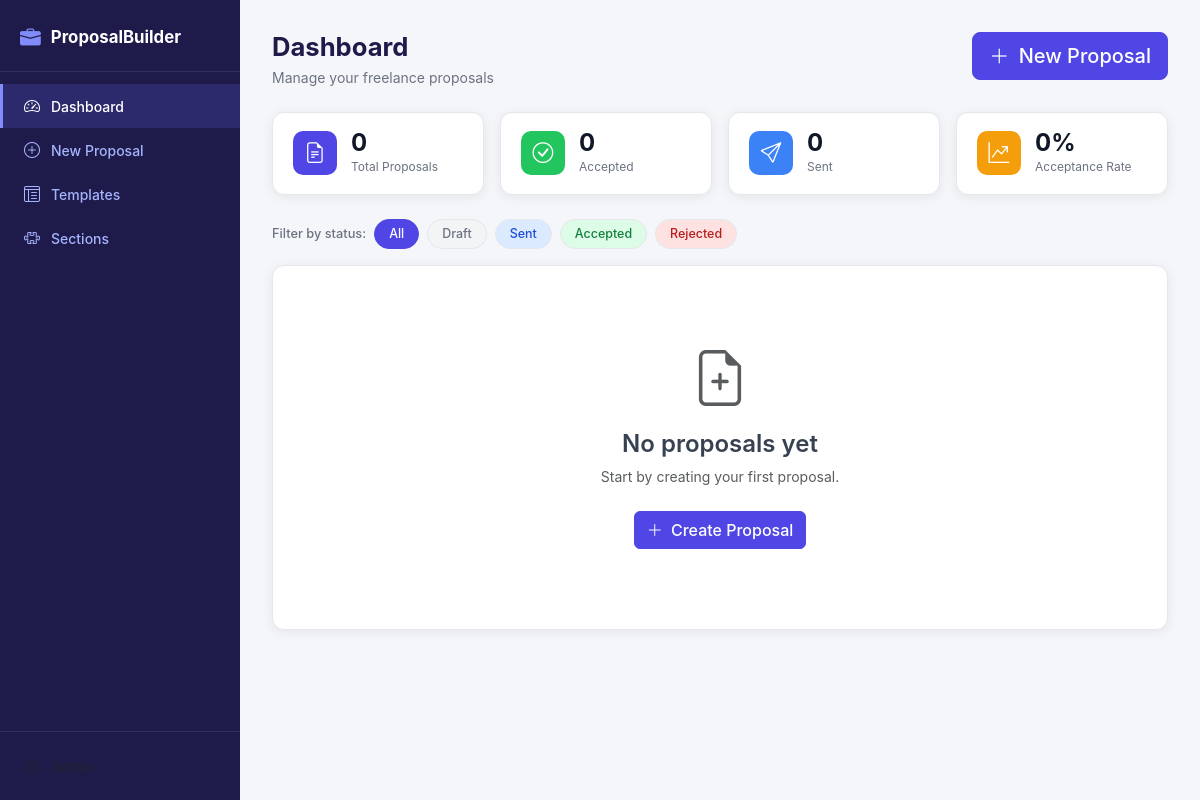
Before: / with the older database file.
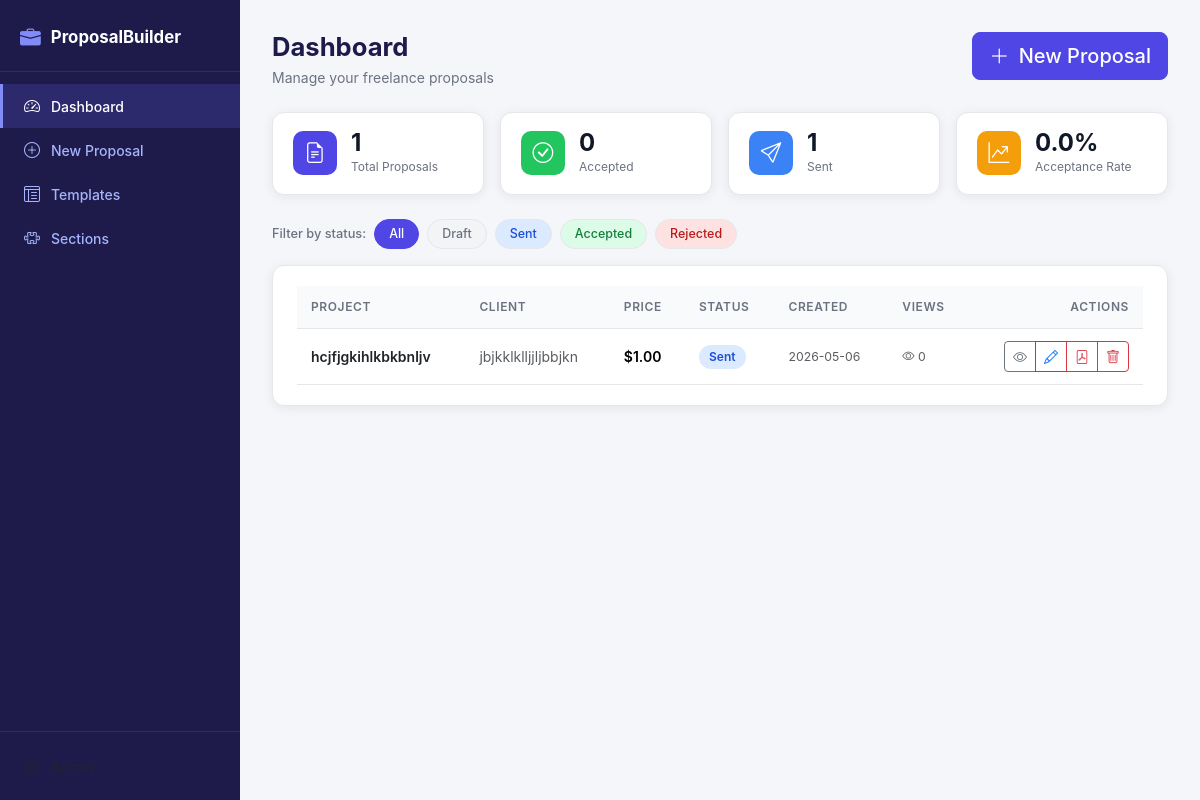
After: the same page with the newer database file.
### tables this page shows
CREATE TABLE proposals (
            id INTEGER PRIMARY KEY AUTOINCREMENT,
            client_name TEXT NOT NULL,
            project_title TEXT NOT NULL,
            description TEXT,
            price REAL,
            timeline TEXT,
            status TEXT DEFAULT 'Draft',
            content TEXT,
            views INTEGER DEFAULT 0,
            share_token TEXT UNIQUE,
            created_at DATETIME DEFAULT CURRENT_TIMESTAMP,
            updated_at DATETIME DEFAULT CURRENT_TIMESTAMP
        );

### routes/proposals.py (the view)
@proposals_bp.route('/')
def dashboard():
    status = request.args.get('status', '')
    proposals = models.get_all_proposals(status if status else None)
    stats = models.get_stats()
    return render_template('dashboard.html', proposals=proposals, stats=stats, current_status=status)

### models.py (called while the page is built)
def get_db():
    conn = sqlite3.connect(DB_PATH)
    conn.row_factory = sqlite3.Row
    conn.execute("PRAGMA foreign_keys = ON")
    return conn

def get_all_proposals(status=None):
    conn = get_db()
    if status:
        rows = conn.execute(
            'SELECT * FROM proposals WHERE status=? ORDER BY created_at DESC', (status,)
        ).fetchall()
    else:
        rows = conn.execute(
            'SELECT * FROM proposals ORDER BY created_at DESC'
        ).fetchall()
    conn.close()
    return [dict(r) for r in rows]

def get_stats():
    conn = get_db()
    total = conn.execute('SELECT COUNT(*) FROM proposals').fetchone()[0]
    accepted = conn.execute("SELECT COUNT(*) FROM proposals WHERE status='Accepted'").fetchone()[0]
    sent = conn.execute("SELECT COUNT(*) FROM proposals WHERE status='Sent'").fetchone()[0]
    draft = conn.execute("SELECT COUNT(*) FROM proposals WHERE status='Draft'").fetchone()[0]
    rejected = conn.execute("SELECT COUNT(*) FROM proposals WHERE status='Rejected'").fetchone()[0]
    conn.close()
    rate = round((accepted / total * 100), 1) if total > 0 else 0
    return {'total': total, 'accepted': accepted, 'sent': sent,
            'draft': draft, 'rejected': rejected, 'acceptance_rate': rate}

### templates/dashboard.html (shortened to what this page needs)
{% extends 'base.html' %}
{% block content %}
<div class="page-header">
  <div>
    <h1 class="page-title">Dashboard</h1>
    <p class="page-sub">Manage your freelance proposals</p>
  </div>
  <a href="/proposals/new" class="btn btn-primary btn-lg">
    <i class="bi bi-plus-lg me-1"></i> New Proposal
  </a>
</div>
<div class="stats-grid">
  <div class="stat-card">
    <div class="stat-icon bg-indigo"><i class="bi bi-file-earmark-text"></i></div>
    <div class="stat-info">
      <div class="stat-val">{{ stats.total }}</div>
      <div class="stat-lbl">Total Proposals</div>
    </div>
  </div>
  <div class="stat-card">
    <div class="stat-icon bg-green"><i class="bi bi-check-circle"></i></div>
    <div class="stat-info">
      <div class="stat-val">{{ stats.accepted }}</div>
      <div class="stat-lbl">Accepted</div>
    </div>
  </div>
  <div class="stat-card">
    <div class="stat-icon bg-blue"><i class="bi bi-send"></i></div>
    <div class="stat-info">
      <div class="stat-val">{{ stats.sent }}</div>
      <div class="stat-lbl">Sent</div>
    </div>
  </div>
  <div class="stat-card">
    <div class="stat-icon bg-amber"><i class="bi bi-graph-up-arrow"></i></div>
    <div class="stat-info">
      <div class="stat-val">{{ stats.acceptance_rate }}%</div>
      <div class="stat-lbl">Acceptance Rate</div>
    </div>
  </div>
</div>
<div class="filter-bar">
  <span class="filter-lbl">Filter by status:</span>
  <a href="/" class="badge-filter {% if not current_status %}active{% endif %}">All</a>
  <a href="/?status=Draft" class="badge-filter status-draft {% if current_status=='Draft' %}active{% endif %}">Draft</a>
  <a href="/?status=Sent" class="badge-filter status-sent {% if current_status=='Sent' %}active{% endif %}">Sent</a>
  <a href="/?status=Accepted" class="badge-filter status-accepted {% if current_status=='Accepted' %}active{% endif %}">Accepted</a>
  <a href="/?status=Rejected" class="badge-filter status-rejected {% if current_status=='Rejected' %}active{% endif %}">Rejected</a>
</div>
<div class="card-panel">
  {% if proposals %}
  <div class="table-responsive">
    <table class="table table-hover align-middle mb-0">
      <thead>
        <tr>
          <th>Project</th>
          <th>Client</th>
          <th>Price</th>
          <th>Status</th>
          <th>Created</th>
          <th>Views</th>
          <th class="text-end">Actions</th>
        </tr>
      </thead>
      <tbody>
        {% for p in proposals %}
        <tr>
          <td>
            <a href="/proposals/{{ p.id }}" class="fw-semibold text-decoration-none text-dark">
              {{ p.project_title }}
            </a>
          </td>
          <td class="text-muted">{{ p.client_name }}</td>
          <td>{% if p.price %}<span class="fw-semibold">${{ "%.2f"|format(p.price|float) }}</span>{% else %}<span class="text-muted">—</span>{% endif %}</td>
          <td><span class="status-pill status-{{ p.status|lower }}">{{ p.status }}</span></td>
          <td class="text-muted small">{{ p.created_at[:10] }}</td>
          <td class="text-muted small"><i class="bi bi-eye"></i> {{ p.views }}</td>
          <td class="text-end">
            <div class="btn-group btn-group-sm">
              <a href="/proposals/{{ p.id }}" class="btn btn-outline-secondary" title="View"><i class="bi bi-eye"></i></a>
              <a href="/proposals/{{ p.id }}/edit" class="btn btn-outline-primary" title="Edit"><i class="bi bi-pencil"></i></a>
              <a href="/proposals/{{ p.id }}/export/pdf" class="btn btn-outline-danger" title="PDF"><i class="bi bi-file-pdf"></i></a>
              <button class="btn btn-outline-danger" title="Delete"
                onclick="confirmDelete({{ p.id }}, '{{ p.project_title|replace("'","\\'")|e }}')">
                <i class="bi bi-trash"></i>
              </button>
            </div>
          </td>
        </tr>
        {% endfor %}
      </tbody>
    </table>
  </div>
  {% else %}
  <div class="empty-state">
    <i class="bi bi-file-earmark-plus display-4 text-muted"></i>
    <h4 class="mt-3">No proposals yet</h4>
    <p class="text-muted">Start by creating your first proposal.</p>
    <a href="/proposals/new" class="btn btn-primary mt-2">
      <i class="bi bi-plus-lg me-1"></i> Create Proposal
    </a>
  </div>
  {% endif %}
</div>
{% endblock %}

### templates/base.html (shortened to what this page needs)
<!DOCTYPE html>
<html lang="en">
<head>
  <link href="https://cdn.jsdelivr.net/npm/bootstrap@5.3.2/dist/css/bootstrap.min.css" rel="stylesheet">
  <link href="https://cdn.jsdelivr.net/npm/bootstrap-icons@1.11.3/font/bootstrap-icons.min.css" rel="stylesheet">
  <link href="https://cdn.quilljs.com/1.3.7/quill.snow.css" rel="stylesheet">
  <link rel="stylesheet" href="/static/style.css">
</head>
<body>
<div class="app-shell">
  <aside class="sidebar">
    <div class="sidebar-brand">
      <i class="bi bi-briefcase-fill"></i>
      <span>ProposalBuilder</span>
    </div>
    <nav class="sidebar-nav">
      <a href="/" class="nav-item {% if request.path == '/' %}active{% endif %}">
        <i class="bi bi-speedometer2"></i><span>Dashboard</span>
      </a>
      <a href="/proposals/new" class="nav-item {% if request.path == '/proposals/new' %}active{% endif %}">
        <i class="bi bi-plus-circle"></i><span>New Proposal</span>
      </a>
      <a href="/templates" class="nav-item {% if request.path == '/templates' %}active{% endif %}">
        <i class="bi bi-layout-text-window-reverse"></i><span>Templates</span>
      </a>
      <a href="/sections" class="nav-item {% if request.path == '/sections' %}active{% endif %}">
        <i class="bi bi-puzzle"></i><span>Sections</span>
      </a>
    </nav>
    <div class="sidebar-footer">
      <a href="/julisunkan?token=julisunkan" class="nav-item text-muted">
        <i class="bi bi-gear"></i><span>Admin</span>
      </a>
    </div>
  </aside>
  <main class="main-content">
    <div class="page-content">
      {% block content %}{% endblock %}
    </div>
  </main>
</div>
</body>
</html>

### static/style.css (style rules this page uses)
:root { --sidebar-w: 240px; --brand: #4f46e5; --brand-dark: #3730a3; --brand-light: #eef2ff; --success: #22c55e; --warning: #f59e0b; --danger: #ef4444; --muted: #6b7280; --border: #e5e7eb; --bg: #f5f6fa; --card-bg: #ffffff; --text: #111827; --radius: 12px; --shadow: 0 2px 12px rgba(0,0,0,.07); }
*, *::before, *::after { box-sizing: border-box; }
body { margin: 0; font-family: 'Inter', system-ui, -apple-system, sans-serif; background: var(--bg); color: var(--text); font-size: 14px; }
.app-shell { display: flex; min-height: 100vh; }
.sidebar { width: var(--sidebar-w); background: #1e1b4b; color: #c7d2fe; display: flex; flex-direction: column; position: fixed; top: 0; left: 0; bottom: 0; z-index: 100; overflow-y: auto; }
.sidebar-brand { display: flex; align-items: center; gap: 10px; padding: 22px 20px 18px; font-size: 1.05rem; font-weight: 700; color: #fff; border-bottom: 1px solid rgba(255,255,255,.08); text-decoration: none; }
.sidebar-brand i { font-size: 1.3rem; color: #818cf8; }
.sidebar-nav { padding: 12px 0; flex: 1; }
.sidebar-footer { padding: 12px 0; border-top: 1px solid rgba(255,255,255,.08); }
.nav-item { display: flex; align-items: center; gap: 10px; padding: 10px 20px; color: #a5b4fc; text-decoration: none; font-size: .875rem; font-weight: 500; transition: all .15s; cursor: pointer; border-left: 3px solid transparent; }
.nav-item.active { background: rgba(99,102,241,.2); color: #fff; border-left-color: #818cf8; }
.nav-item i { font-size: 1rem; width: 18px; text-align: center; }
.main-content { margin-left: var(--sidebar-w); flex: 1; min-height: 100vh; }
.page-content { padding: 28px 32px; max-width: 1200px; margin: 0 auto; }
.page-header { display: flex; justify-content: space-between; align-items: flex-start; margin-bottom: 24px; flex-wrap: wrap; gap: 12px; }
.page-title { font-size: 1.6rem; font-weight: 700; margin: 0; color: #1e1b4b; }
.page-sub { color: var(--muted); margin: 4px 0 0; font-size: .875rem; }
.card-panel { background: var(--card-bg); border-radius: var(--radius); padding: 20px 24px; box-shadow: var(--shadow); border: 1px solid var(--border); }
.stats-grid { display: grid; grid-template-columns: repeat(auto-fit, minmax(180px, 1fr)); gap: 16px; margin-bottom: 24px; }
.stat-card { background: var(--card-bg); border-radius: var(--radius); padding: 18px 20px; box-shadow: var(--shadow); border: 1px solid var(--border); display: flex; align-items: center; gap: 14px; }
.stat-icon { width: 44px; height: 44px; border-radius: 10px; display: flex; align-items: center; justify-content: center; font-size: 1.3rem; color: #fff; flex-shrink: 0; }
.bg-indigo { background: #4f46e5; }
.bg-green { background: #22c55e; }
.bg-blue { background: #3b82f6; }
.bg-amber { background: #f59e0b; }
.stat-val { font-size: 1.5rem; font-weight: 700; line-height: 1; }
.stat-lbl { font-size: .75rem; color: var(--muted); margin-top: 3px; }
.filter-bar { display: flex; align-items: center; gap: 8px; margin-bottom: 16px; flex-wrap: wrap; }
.filter-lbl { color: var(--muted); font-size: .8rem; font-weight: 500; }
.badge-filter { display: inline-flex; align-items: center; padding: 5px 14px; border-radius: 999px; background: #f3f4f6; color: var(--muted); font-size: .78rem; font-weight: 500; text-decoration: none; border: 1px solid var(--border); transition: all .15s; }
.badge-filter.active { background: var(--brand); color: #fff; border-color: var(--brand); }
.status-pill { display: inline-flex; align-items: center; padding: 3px 10px; border-radius: 999px; font-size: .75rem; font-weight: 600; }
.status-draft { background: #f3f4f6; color: #6b7280; }
.status-sent { background: #dbeafe; color: #1d4ed8; }
.status-accepted { background: #dcfce7; color: #15803d; }
.status-rejected { background: #fee2e2; color: #b91c1c; }
.table thead th { font-size: .75rem; font-weight: 600; text-transform: uppercase; letter-spacing: .05em; color: var(--muted); background: #f9fafb; border-bottom: 1px solid var(--border); padding: 12px 14px; }
.table td { padding: 12px 14px; vertical-align: middle; border-color: var(--border); }
.btn { font-weight: 500; }
.btn-primary { background: var(--brand); border-color: var(--brand); }

Changed rows visible on the page:
added proposals: project_title "hcjfjgkihlkbkbnljv", client_name "jbjkklklljjljbbjkn", price "1.00", status "Sent", created_at "2026-05-06", views "0"
Other visible differences:
{{ stats.total }}: "0" → "1"
{{ stats.sent }}: "0" → "1"
{{ stats.acceptance_rate }}: "0" → "0.0"
text no longer shown: "No proposals yet Start by creating your first proposal. Create Proposal"
text now shown: "PROJECT CLIENT PRICE STATUS CREATED VIEWS ACTIONS"
